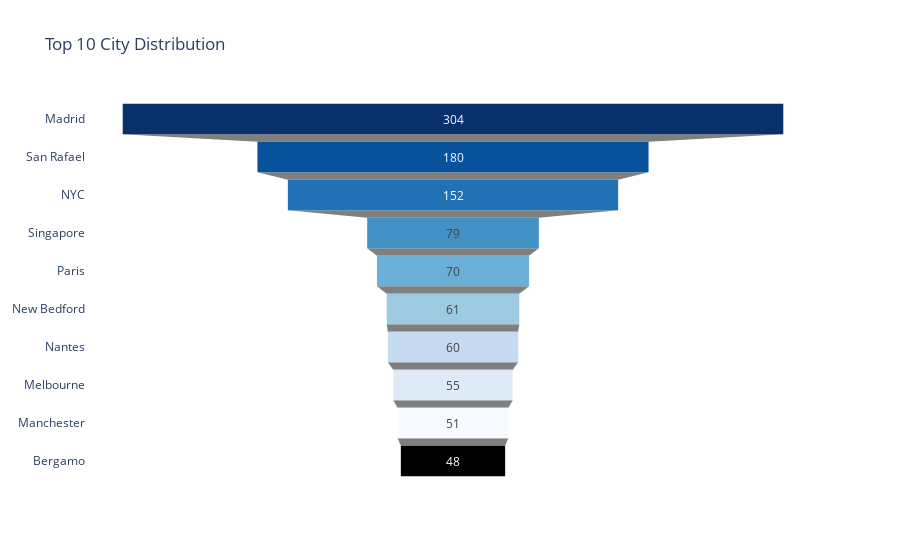

This figure's notebook cell:
### Code cell
#Top 10 Cities
city_counts = cars_df['CITY'].value_counts()[:10]
fig = go.Figure(go.Funnel(    y=city_counts.index,
    x=city_counts.values,      textinfo='value',
    marker={'color': px.colors.sequential.Blues_r} ))
fig.update_layout(title_text='Top 10 City Distribution', template='plotly_white')
fig.show()

### Figure 1 — Plotly figure (JSON) as saved in the notebook; plotly's stock layout.template omitted (floating-point values rounded to 4 significant figures)
{"data": [{"marker": {"color": ["rgb(8,48,107)", "rgb(8,81,156)", "rgb(33,113,181)", "rgb(66,146,198)", "rgb(107,174,214)", "rgb(158,202,225)", "rgb(198,219,239)", "rgb(222,235,247)", "rgb(247,251,255)"]}, "textinfo": "value", "type": "funnel", "x": [304, 180, 152, 79, 70, 61, 60, 55, 51, 48], "y": ["Madrid", "San Rafael", "NYC", "Singapore", "Paris", "New Bedford", "Nantes", "Melbourne", "Manchester", "Bergamo"]}], "layout": {"title": {"text": "Top 10 City Distribution"}}}
